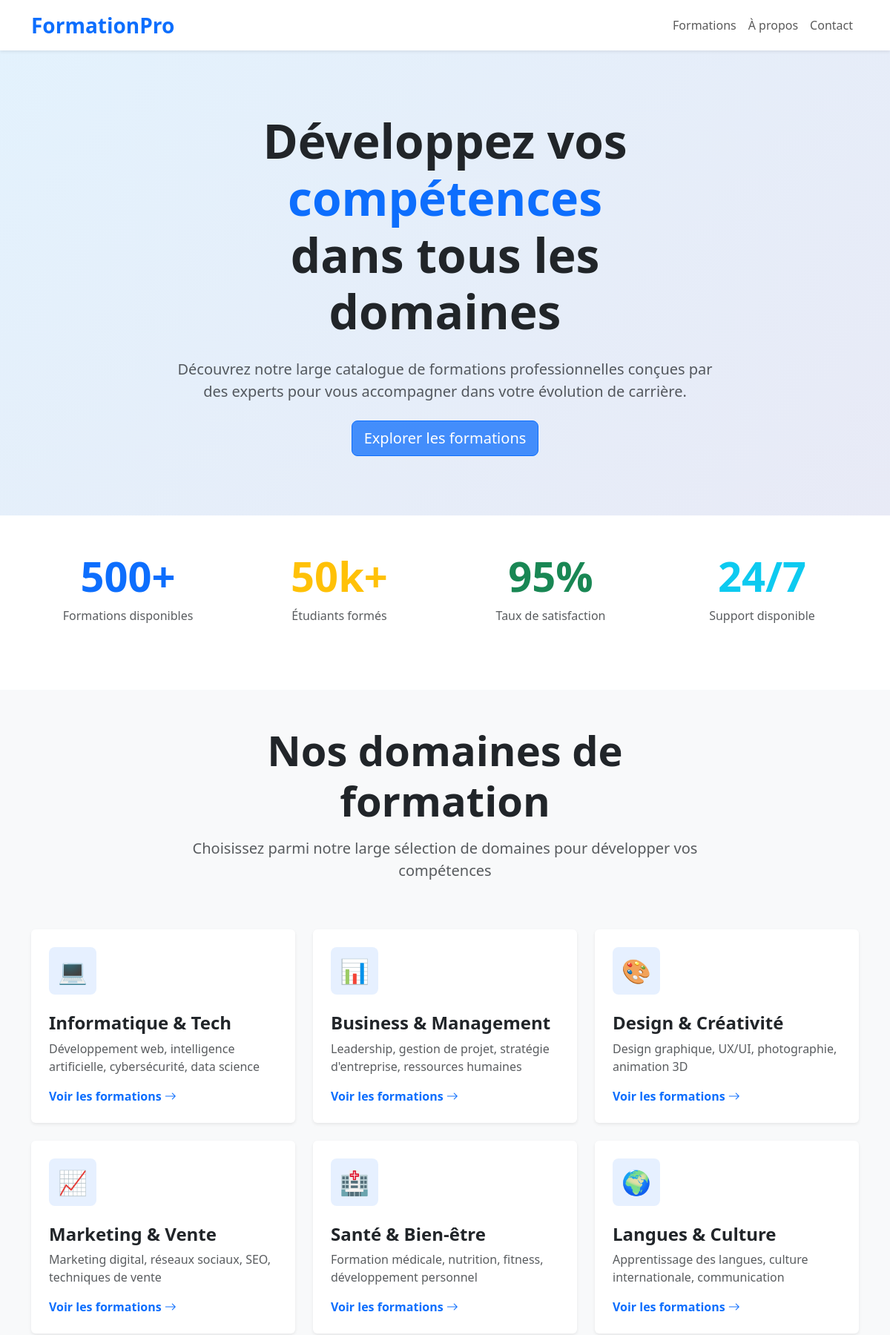
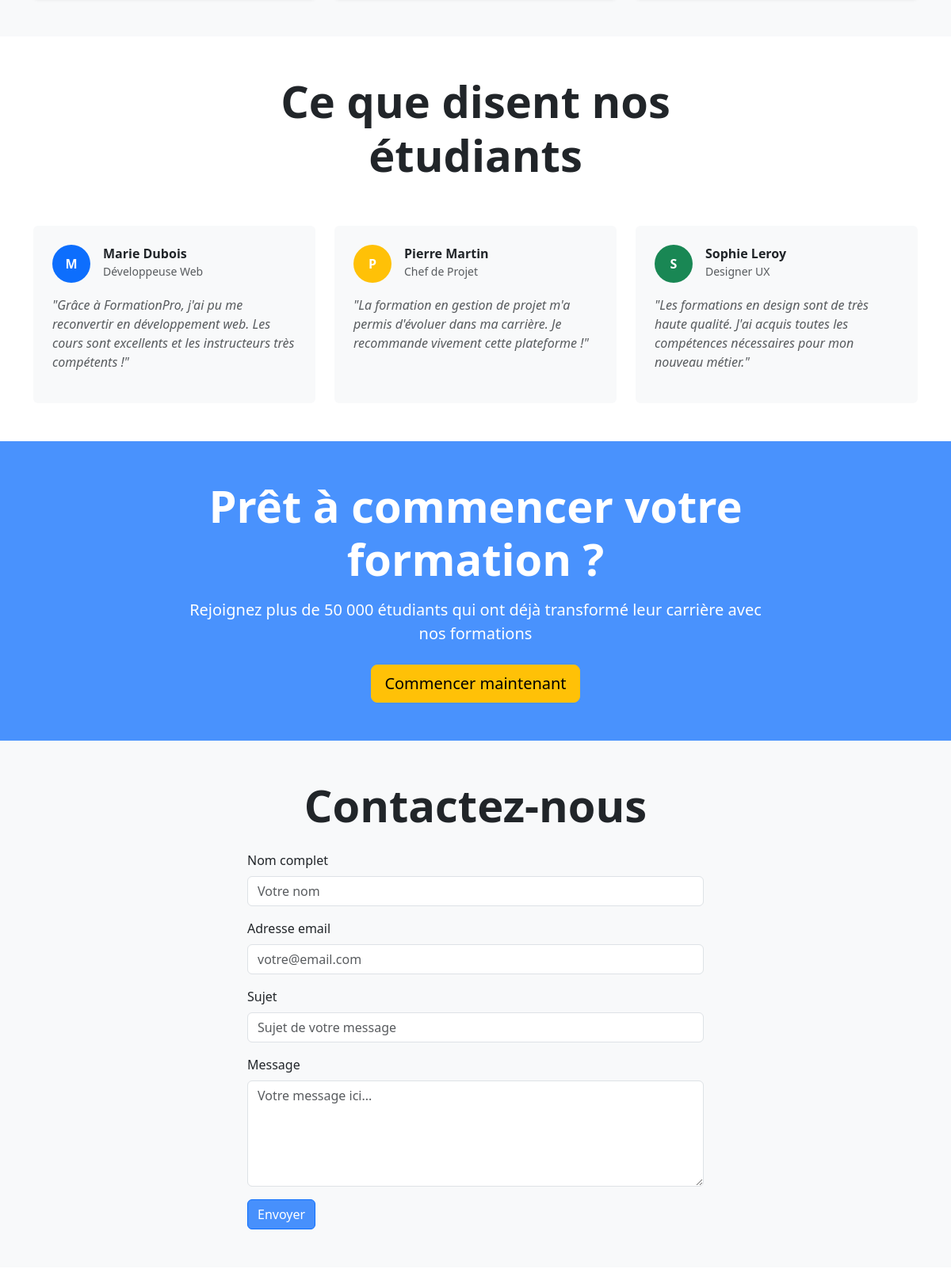
The page /Client/index.php (upper part) on the database its author committed (2 pictures, top to bottom).
### tables this page shows
CREATE TABLE `domaine` (
  `id` int(11) NOT NULL,
  `name` varchar(100) NOT NULL,
  `description` text DEFAULT NULL
);

### domain.php (called while the page is built, shortened)
<?php
    require_once 'Db.php';
    class Domain extends Database {
        public function __construct() {
            $database = new Database();
            $this->conn = $database->connection();
        }
        public function getAllDomain() {
            $sql = $this->conn->query("SELECT * FROM domaine");
            if ($sql && $sql->num_rows > 0) {
                return $sql->fetch_all(MYSQLI_ASSOC);
            }
            return [];
        }
    }
?>

### Client/index.php (the view, shortened to what this page needs)
<?php
    include "header.php";
    require_once '../domain.php';
    $domain = new Domain();
    $domains = $domain->getAllDomain();
    $icons = [
        'Informatique & Tech' => '💻',
        'Business & Management' => '📊',
        'Design & Créativité' => '🎨',
        'Marketing & Vente' => '📈',
        'Santé & Bien-être' => '🏥',
        'Langues & Culture' => '🌍'
    ];
?>
<section class="hero-section text-center">
    <div class="container">
        <div class="row justify-content-center">
            <div class="col-lg-8">
                <h1 class="display-3 fw-bold mb-4">
                    Développez vos <span class="text-primary">compétences</span><br>
                    dans tous les domaines
                </h1>
                <p class="lead text-muted mb-4">
                    Découvrez notre large catalogue de formations professionnelles conçues par des experts
                    pour vous accompagner dans votre évolution de carrière.
                </p>
                <a href="#formations" class="btn btn-primary bg-primary  bg-opacity-75 btn-lg">Explorer les formations</a>
            </div>
        </div>
    </div>
</section>
<section class="py-5 bg-white">
    <div class="container">
        <div class="row text-center">
            <div class="col-md-3 col-6 mb-4">
                <h2 class="display-4 fw-bold text-primary">500+</h2>
                <p class="text-muted">Formations disponibles</p>
            </div>
            <div class="col-md-3 col-6 mb-4">
                <h2 class="display-4 fw-bold text-warning">50k+</h2>
                <p class="text-muted">Étudiants formés</p>
            </div>
            <div class="col-md-3 col-6 mb-4">
                <h2 class="display-4 fw-bold text-success">95%</h2>
                <p class="text-muted">Taux de satisfaction</p>
            </div>
            <div class="col-md-3 col-6 mb-4">
                <h2 class="display-4 fw-bold text-info">24/7</h2>
                <p class="text-muted">Support disponible</p>
            </div>
        </div>
    </div>
</section>
<section id="formations" class="py-5 px-0 bg-light">
    <div class="container">
        <div class="row justify-content-center text-center mb-5">
            <div class="col-lg-8">
                <h2 class="display-4 fw-bold mb-3">Nos domaines de formation</h2>
                <p class="lead text-muted">
                    Choisissez parmi notre large sélection de domaines pour développer vos compétences
                </p>
            </div>
        </div>
        <div class="row g-4">
            <?php foreach ($domains as $domain): ?>
            <div class="col-lg-4 col-md-6">
                <div class="card category-card shadow-sm border-0 h-100">
                    <div class="card-body p-4">
                        <div class="icon-box bg-primary bg-opacity-10 text-primary "><?= $icons[$domain['name']] ?></div>
                        <h4 class="card-title fw-bold"><?= $domain['name']; ?></h4>
                        <p class="card-text text-muted mb-3">
                            <?= $domain['description']; ?>
                        </p>
                        <a href="formationListe.php?id=<?= $domain['id']; ?>&name=<?= urlencode($domain['name']); ?>" class="text-primary fw-semibold text-decoration-none">
                            Voir les formations <i class="bi bi-arrow-right"></i>
                        </a>
                    </div>
                </div>
            </div>
            <?php endforeach; ?>
        </div>
    </div>
</section>
<section class="py-5 px-0 bg-white">
    <div class="container">
        <div class="row justify-content-center text-center mb-5">
            <div class="col-lg-8">
                <h2 class="display-4 fw-bold">Ce que disent nos étudiants</h2>
            </div>
        </div>
        <div class="row g-4">
            <div class="col-lg-4 col-md-6">
                <div class="card border-0 bg-light h-100">
                    <div class="card-body p-4">
                        <div class="d-flex align-items-center mb-3">
                            <div class="testimonial-avatar bg-primary me-3">M</div>
                            <div>
                                <h6 class="mb-0 fw-bold">Marie Dubois</h6>
                                <small class="text-muted">Développeuse Web</small>
                            </div>
                        </div>
                        <p class="fst-italic text-muted">
                            "Grâce à FormationPro, j'ai pu me reconvertir en développement web.
                            Les cours sont excellents et les instructeurs très compétents !"
                        </p>
                    </div>
                </div>
            </div>
            <div class="col-lg-4 col-md-6">
                <div class="card border-0 bg-light h-100">
                    <div class="card-body p-4">
                        <div class="d-flex align-items-center mb-3">
                            <div class="testimonial-avatar bg-warning me-3">P</div>
                            <div>
                                <h6 class="mb-0 fw-bold">Pierre Martin</h6>
                                <small class="text-muted">Chef de Projet</small>
                            </div>
                        </div>
                        <p class="fst-italic text-muted">
                            "La formation en gestion de projet m'a permis d'évoluer dans ma carrière.
                            Je recommande vivement cette plateforme !"
                        </p>
                    </div>
                </div>
            </div>
            <div class="col-lg-4 col-md-6">
                <div class="card border-0 bg-light h-100">
                    <div class="card-body p-4">
                        <div class="d-flex align-items-center mb-3">
                            <div class="testimonial-avatar bg-success me-3">S</div>
                            <div>
                                <h6 class="mb-0 fw-bold">Sophie Leroy</h6>
                                <small class="text-muted">Designer UX</small>
                            </div>
                        </div>
                        <p class="fst-italic text-muted">
                            "Les formations en design sont de très haute qualité.
                            J'ai acquis toutes les compétences nécessaires pour mon nouveau métier."
                        </p>
                    </div>
                </div>
            </div>
        </div>
    </div>
</section>
<section class="py-5 px-0 bg-primary  bg-opacity-75 text-white text-center">
    <div class="container">
        <div class="row justify-content-center">
            <div class="col-lg-8">
                <h2 class="display-4 fw-bold mb-3">Prêt à commencer votre formation ?</h2>
                <p class="lead mb-4">
                    Rejoignez plus de 50 000 étudiants qui ont déjà transformé leur carrière avec nos formations
                </p>
                <a href="#formations" class="btn btn-warning btn-lg">Commencer maintenant</a>
            </div>
        </div>
    </div>
</section>
<div class="py-5 px-0 container-fluid bg-light" id="contact">
    <h2 class="display-4 fw-bold mb-4 text-center">Contactez-nous</h2>
    <form class="container" style="max-width: 600px;">
        <div class="mb-3">
            <label for="name" class="form-label">Nom complet</label>
            <input type="text" class="form-control" id="name" placeholder="Votre nom">
        </div>
        <div class="mb-3">
            <label for="email" class="form-label">Adresse email</label>
            <input type="email" class="form-control" id="email" placeholder="votre@email.com">
        </div>
        <div class="mb-3">
            <label for="subject" class="form-label">Sujet</label>
            <input type="text" class="form-control" id="subject" placeholder="Sujet de votre message">
        </div>
        <div class="mb-3">
            <label for="message" class="form-label">Message</label>
            <textarea class="form-control" id="message" rows="5" placeholder="Votre message ici..."></textarea>
        </div>
        <button type="submit" class="btn btn-primary bg-primary  bg-opacity-75">Envoyer</button>
    </form>
</div>
<?php
    include "footer.php";
?>

### Client/style.css (style rules this page uses)
.hero-section { background: linear-gradient(135deg, #e3f2fd 0%, #e8eaf6 100%); padding: 8rem 0 5rem; }
.category-card { transition: transform 0.3s ease, box-shadow 0.3s ease; height: 100%; }
.icon-box { width: 4rem; height: 4rem; border-radius: 0.5rem; display: flex; align-items: center; justify-content: center; font-size: 2rem; margin-bottom: 1.5rem; }
.testimonial-avatar { width: 3rem; height: 3rem; border-radius: 50%; display: flex; align-items: center; justify-content: center; color: white; font-weight: bold; }

### rows shown on the page
domaine: name "💻", name "Informatique & Tech", description "Développement web, intelligence artificielle, cybersécurité, data science"
domaine: name "📊", name "Business & Management", description "Leadership, gestion de projet, stratégie d'entreprise, ressources humaines"
domaine: name "🎨", name "Design & Créativité", description "Design graphique, UX/UI, photographie, animation 3D"
domaine: name "📈", name "Marketing & Vente", description "Marketing digital, réseaux sociaux, SEO, techniques de vente"
domaine: name "🏥", name "Santé & Bien-être", description "Formation médicale, nutrition, fitness, développement personnel"
domaine: name "🌍", name "Langues & Culture", description "Apprentissage des langues, culture internationale, communication"
